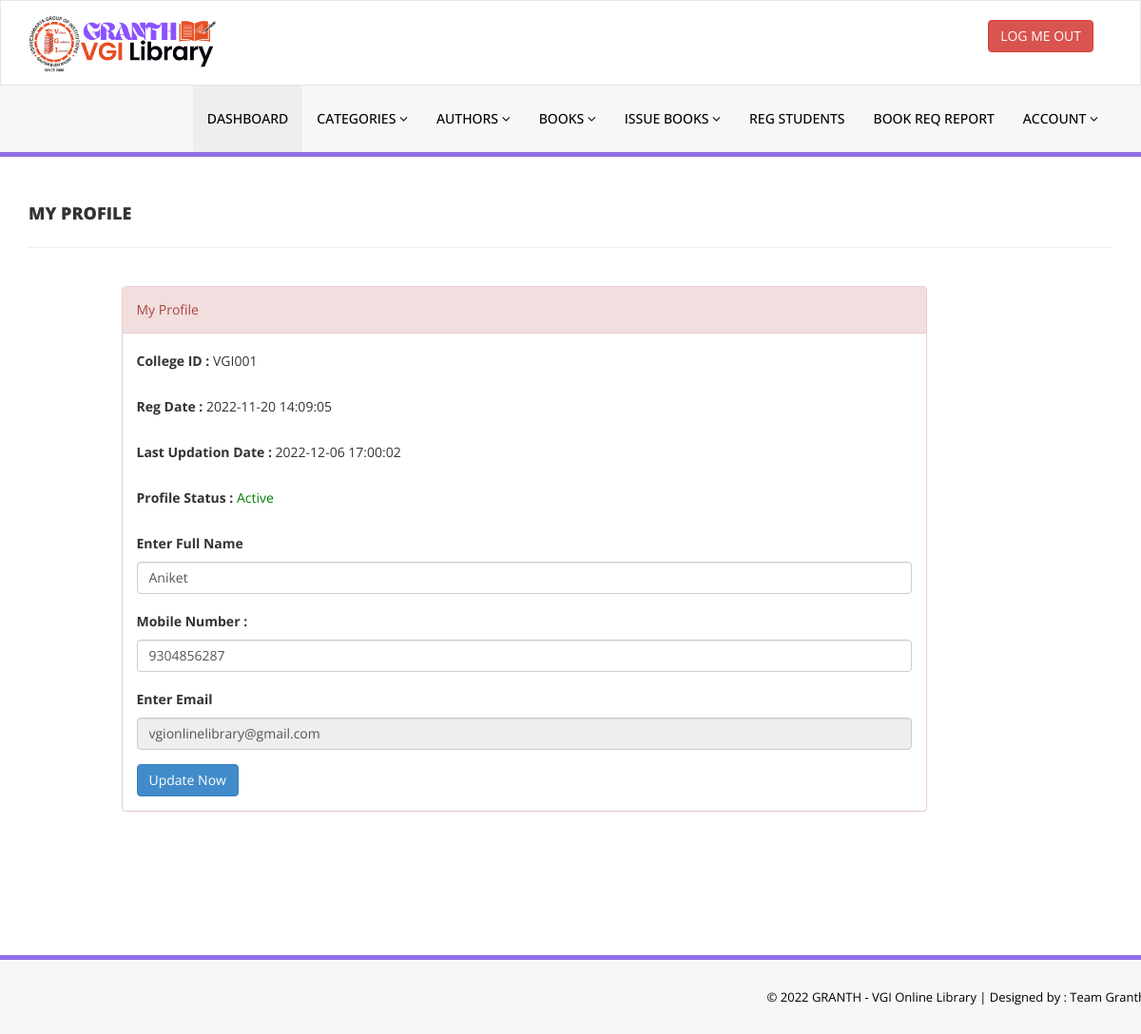
/Library/library/admin/my-profile.php (signed in), run on the app's committed database.
### tables this page shows
CREATE TABLE `tblstudents` (
  `id` int(11) NOT NULL,
  `FullName` varchar(120) DEFAULT NULL,
  `collegeid` varchar(11) DEFAULT NULL,
  `EmailId` varchar(120) DEFAULT NULL,
  `MobileNumber` char(11) DEFAULT NULL,
  `Password` varchar(120) DEFAULT NULL,
  `wmode` varchar(20) NOT NULL DEFAULT 'user',
  `Status` int(1) DEFAULT NULL,
  `RegDate` timestamp NULL DEFAULT current_timestamp(),
  `UpdationDate` timestamp NULL DEFAULT NULL ON UPDATE current_timestamp()
);

### Library/library/admin/my-profile.php (the view, shortened to what this page needs)
<?php
include('includes/config.php');
if(strlen($_SESSION['login'])==0)
    {
header('location:http://localhost/php_programs/Library/library/homepage/index.php');
}
else{
?>
<!DOCTYPE html>
<html xmlns="http://www.w3.org/1999/xhtml">
<head>
    <link href="assets/css/bootstrap.css" rel="stylesheet" />
    <link href="assets/css/font-awesome.css" rel="stylesheet" />
    <link href="assets/css/style.css" rel="stylesheet" />
</head>
<body>
<?php include('includes/header.php');?>
    <div class="content-wrapper">
         <div class="container">
        <div class="row pad-botm">
            <div class="col-md-12">
                <h4 class="header-line">My Profile</h4>
                            </div>
        </div>
             <div class="row">
<div class="col-md-9 col-md-offset-1">
               <div class="panel panel-danger">
                        <div class="panel-heading">
                           My Profile
                        </div>
                        <div class="panel-body">
                            <form name="signup" method="post">
<?php
$collegeid=$_SESSION['collegeid'];
$sql="SELECT collegeid,FullName,EmailId,MobileNumber,RegDate,UpdationDate,Status from  tblstudents  where collegeid=:collegeid ";
$query = $dbh -> prepare($sql);
$query-> bindParam(':collegeid', $collegeid, PDO::PARAM_STR);
$query->execute();
$results=$query->fetchAll(PDO::FETCH_OBJ);
if($query->rowCount() > 0)
{
foreach($results as $result)
{               ?>
<div class="form-group">
<label>College ID : </label>
<?php echo htmlentities($result->collegeid);?>
</div>
<div class="form-group">
<label>Reg Date : </label>
<?php echo htmlentities($result->RegDate);?>
</div>
<?php if($result->UpdationDate!=""){?>
<div class="form-group">
<label>Last Updation Date : </label>
<?php echo htmlentities($result->UpdationDate);?>
</div>
<?php } ?>
<div class="form-group">
<label>Profile Status : </label>
<?php if($result->Status==1){?>
<span style="color: green">Active</span>
<?php } else { ?>
<span style="color: red">Blocked</span>
<?php }?>
</div>
<div class="form-group">
<label>Enter Full Name</label>
<input class="form-control" type="text" name="fullanme" value="<?php echo htmlentities($result->FullName);?>" autocomplete="off" required />
</div>
<div class="form-group">
<label>Mobile Number :</label>
<input class="form-control" type="text" name="mobileno" maxlength="10" value="<?php echo htmlentities($result->MobileNumber);?>" autocomplete="off" required />
</div>
<div class="form-group">
<label>Enter Email</label>
<input class="form-control" type="email" name="email" id="emailid" value="<?php echo htmlentities($result->EmailId);?>"  autocomplete="off" required readonly />
</div>
<?php }} ?>
<button type="submit" name="update" class="btn btn-primary" id="submit">Update Now </button>
                                    </form>
                            </div>
                        </div>
                            </div>
        </div>
    </div>
    </div>
    <?php include('includes/footer.php');?>
</body>
</html>
<?php } ?>

### Library/library/admin/assets/css/style.css (style rules this page uses)
.content-wrapper { margin-top: 40px; min-height:800px; padding-bottom:90px; }
.header-line { font-weight:900; padding-bottom:25px; border-bottom:1px solid #eeeeee; text-transform:uppercase; }
.pad-botm { padding-bottom:30px; }

### data on the page
tblstudents: collegeid "VGI001", RegDate "2022-11-20 14:09:05", UpdationDate "2022-12-06 17:00:02", Status "Active", fullanme "Aniket", mobileno "9304856287", email "vgionlinelibrary@gmail.com"
